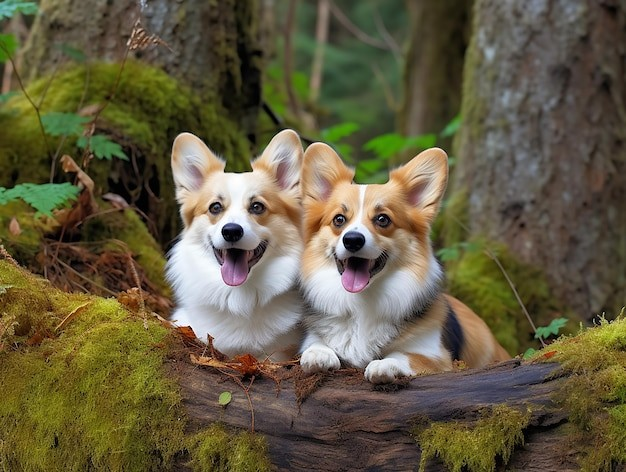
#> input picture images/input/Q2/my_image.jpg, 626 x 472 px
$ python main_Q2.py
#> lines starting #> are read from the running program, lines starting #| are printed output that depends on the picture
import cv2
import numpy as np


# Define a function to perform spatial averaging on an image
def spatial_average(img_path, kernel_sizes):
    # Load the image
#> called with img_path = 'images/input/Q2/my_image.jpg'
    img = cv2.imread(img_path, cv2.IMREAD_GRAYSCALE)
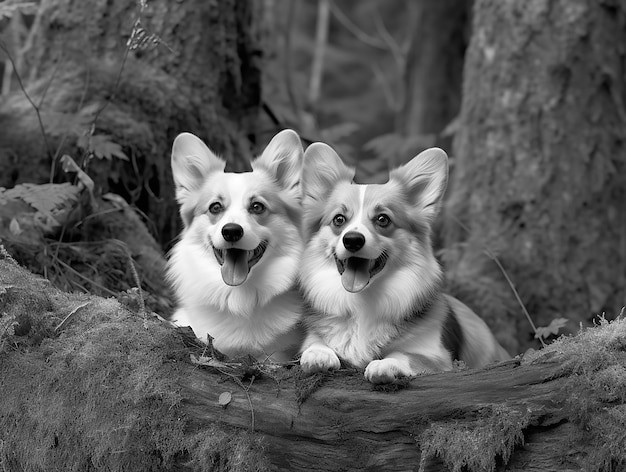
#> img: shape (472, 626); min 0, max 255, mean 91
    img = cv2.resize(img, (640, 480))
#> img: shape (480, 640)

    for kernel_size in kernel_sizes:
        # Create an averaging kernel
        kernel = np.ones((kernel_size, kernel_size), np.float32) / (kernel_size ** 2)

        # Apply the kernel to the image using cv2.filter2D
        avg_img = cv2.filter2D(img, -1, kernel)

        # Display the image
        cv2.imshow(f'Average Image {kernel_size}x{kernel_size}', avg_img)
        cv2.waitKey(0)
        cv2.destroyAllWindows()

        # Save the image
        cv2.imwrite(f'images/output/Q2/average_image_{kernel_size}x{kernel_size}.jpg', avg_img)
#> this loop made 3 passes
#> pass 2, in spatial_average, `avg_img = cv2.filter2D(img, -1, kernel)`:
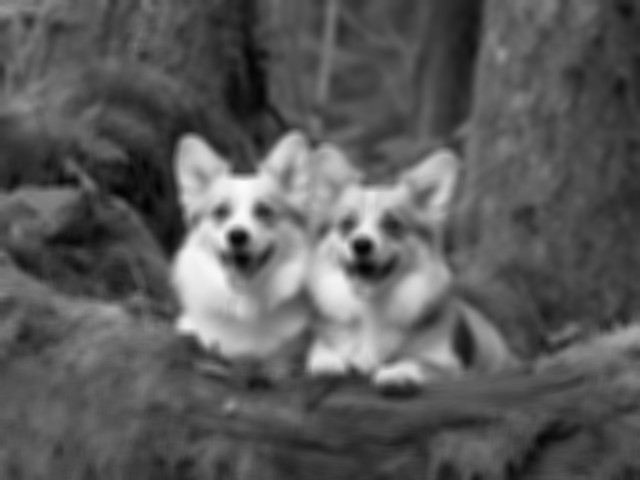
#> avg_img: shape (480, 640); min 2, max 252, mean 90.9
#> pass 3, in spatial_average, `avg_img = cv2.filter2D(img, -1, kernel)`:
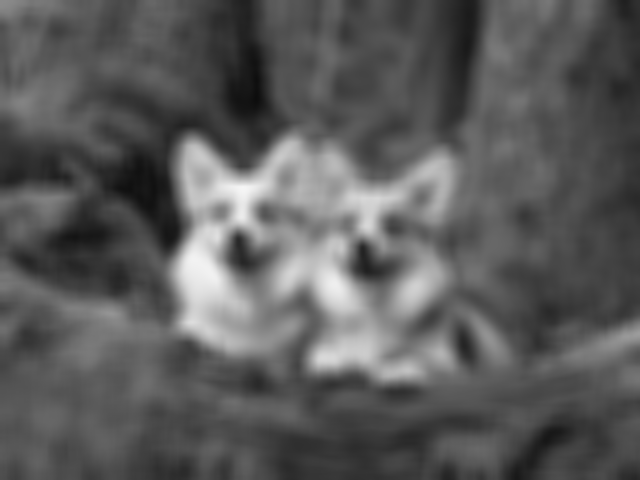
#> avg_img: shape (480, 640); min 13, max 246, mean 90.9
    return


# Define the image path and kernel sizes
image_path = 'images/input/Q2/my_image.jpg'
kernels = [3, 10, 20]
# Perform spatial average for 3x3, 10x10, and 20x20 neighborhoods
spatial_average(image_path, kernels)
